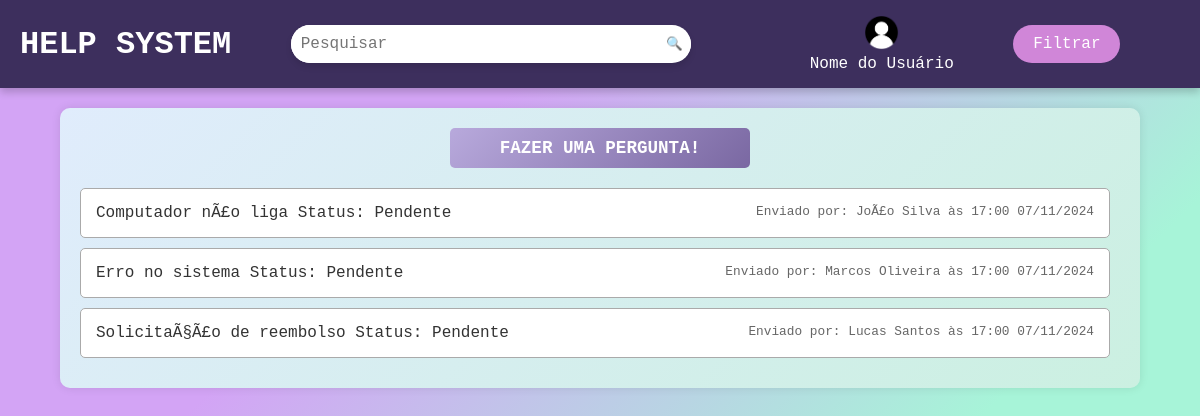
The app's page /, older data.
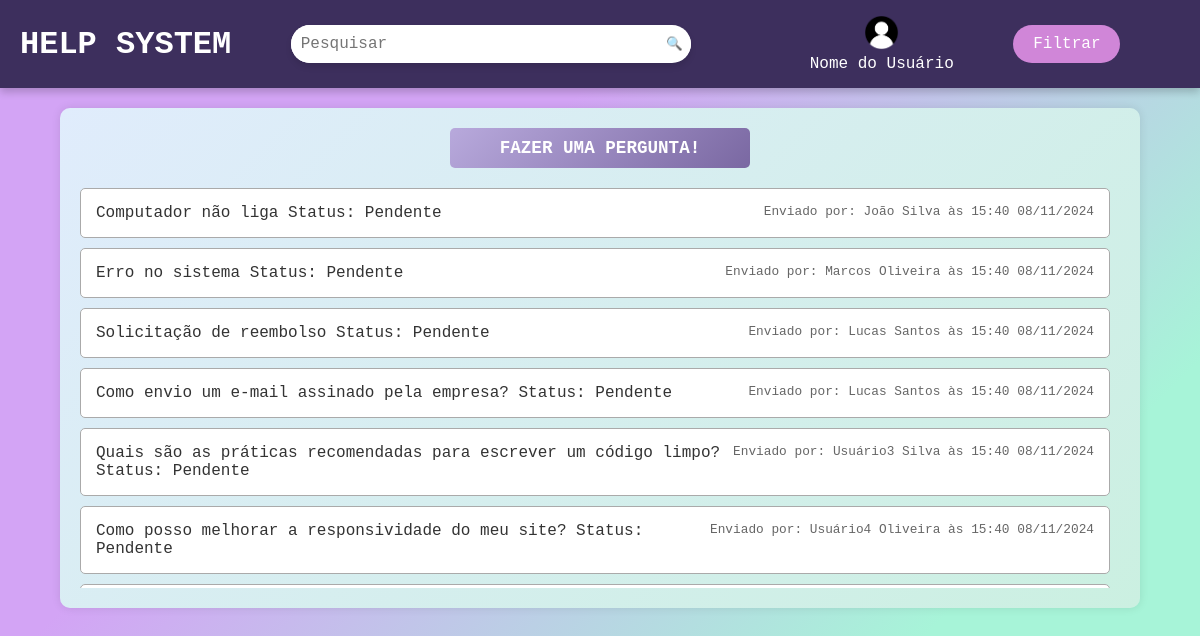
The same page, newer data.
### app/models.py (models this page shows, shortened)
class Solicitacao(db.Model):
    __tablename__ = 'solicitacoes'
    id_solicitacao = db.Column(db.Integer, primary_key=True, autoincrement=True)  # Auto-increment
    id_usuario = db.Column(db.Integer, db.ForeignKey('usuarios.id_usuario'), nullable=False)
    id_categoria = db.Column(db.Integer, db.ForeignKey('categorias.id_categoria'), nullable=False)
    titulo = db.Column(db.String(80), unique=True, nullable=False)
    descricao = db.Column(db.String(240))
    status = db.Column(db.Integer, default=0)  # Default value for status
    data_criacao = db.Column(db.DateTime, default=db.func.now())  # Default value for creation timestamp
    data_resolucao = db.Column(db.DateTime)
    usuario = db.relationship('Usuario', backref=db.backref('solicitacoes', lazy=True))
    categoria = db.relationship('Categoria', backref=db.backref('solicitacoes', lazy=True))

class Usuario(db.Model):
    __tablename__ = 'usuarios'  # Explicitly set the table name
    id_usuario = db.Column(db.Integer, primary_key=True, autoincrement=True)  # Auto-increment
    nome = db.Column(db.String(80), unique=True, nullable=False)
    sobrenome = db.Column(db.String(80), unique=True, nullable=False)
    email = db.Column(db.String(120), unique=True, nullable=False)
    senha = db.Column(db.String(128), nullable=False)
    id_departamento = db.Column(db.Integer, db.ForeignKey('departamentos.id_departamento'), nullable=False)
    departamento = db.relationship('Departamento', backref=db.backref('usuarios', lazy=True))

### app/routes.py (the view)
@main.route('/', methods=['GET', 'POST'])
def index():
    categorias = db.session.query(Categoria).all()
    usuarios = db.session.query(Usuario).all()
    filtro_categoria = None
    filtro_status = None
    filtro_colaborador = None
    pesquisa = None
    query = Solicitacao.query
    filtro_categoria = request.form.get('categoria', None)
    filtro_status = request.form.get('status', None)
    filtro_colaborador = request.form.get('colaborador', None)
    pesquisa = request.form.get('pesquisa', None)
    if filtro_categoria:
        categoria = Categoria.query.filter_by(nome=filtro_categoria).first()
        if categoria:
            query = query.filter(Solicitacao.id_categoria == categoria.id_categoria)
    if filtro_status:
        status = 1 if filtro_status == '1' else 0
        query = query.filter(Solicitacao.status == status)
    if filtro_colaborador:
        colaboradores = Usuario.query.filter(
            (Usuario.nome + ' ' + Usuario.sobrenome).like(f'%{filtro_colaborador}%')
        ).all()
        if colaboradores:
            query = query.filter(Solicitacao.id_usuario.in_([colaborador.id_usuario for colaborador in colaboradores]))
    if pesquisa:
        query = query.filter(or_(
            Solicitacao.descricao.like(f'%{pesquisa}%'),
            Solicitacao.titulo.like(f'%{pesquisa}%')
        ))
    print("Query:",query)
    solicitacoes = query.all()
    print(f"Solicitacoes requisitadas: {len(solicitacoes)}")
    return render_template(
        'index.html',
        categorias=categorias,
        usuarios=usuarios,
        solicitacoes=solicitacoes,
        filtro_categoria=filtro_categoria,
        filtro_status=filtro_status,
        filtro_colaborador=filtro_colaborador,
        pesquisa=pesquisa
    )

### templates/index.html (shortened to what this page needs)
<!DOCTYPE html>
<html lang="pt-br">
  <head>
    <link rel="stylesheet" href="/static/css/index.css" />
  </head>
  <body>
    <header class="navbar">
      <div class="logo">
        <h1>HELP SYSTEM</h1>
      </div>
      <div class="search-container">
        <input type="text" placeholder="Pesquisar" id="pesquisa", name="pesquisa" />
        <button type="submit" id="update-query-button" class="search-button">🔍</button>
      </div>
      <div class="user-info" id="user-dropdown-toggle">
        <img
          src="{{ url_for('static', filename='img/user-profile-pic.png') }}"
          alt="Foto do Usuário"
          class="user-photo"
        />
        <span class="user-name" >Nome do Usuário</span>
      </div>
      <span class="filter-button" id="filters-dropdown-toggle">Filtrar</span>
    </header>
    <div class="container">
      <a href="{{ url_for('main.pergunta') }}"" class="ask-button">FAZER UMA PERGUNTA!</a>
    {% if solicitacoes %}
    <div class="questions-list">
        {% for solicitacao in solicitacoes %}
            <div class="question-box">
                <a href="{{ url_for('main.resposta') }}" class="question-link">{{ solicitacao.titulo }}</a>
                <span class="info">
                    Enviado por: {{ solicitacao.usuario.nome }} {{ solicitacao.usuario.sobrenome }}
                    às {{ solicitacao.data_criacao.strftime('%H:%M %d/%m/%Y') }}
                </span>
                <span class="status
                    {% if solicitacao.status == 0 %}
                        Pendente
                    {% else %}
                        Resolvido
                    {% endif %}
                ">
                    Status:
                    {% if solicitacao.status == 0 %}
                        Pendente
                    {% else %}
                        Resolvido
                    {% endif %}
                </span>
            </div>
        {% endfor %}
    </div>
      {% else %}
          <p>Nenhuma solicitação encontrada.</p>
      {% endif %}
      </div>
  </body>
</html>

### static/css/index.css (style rules this page uses)
* { margin: 0; padding: 0; box-sizing: border-box; font-family: 'Lucida Console', Monaco, monospace; }
html, body { min-height: 100%; }
body { display: flex; flex-direction: column; align-items: center; background: linear-gradient(135deg, #d3a4f5 30%, #a7f4d8 70%); color: #333; }
.navbar { display: flex; justify-content: space-between; align-items: center; width: 100%; max-height: 20em; padding: 15px 20px; background: #3d2f5d; color: white; box-shadow: 0 4px 8px rgba(0, 0, 0, 0.2); flex-wrap: wrap; }
.logo h1 { font-size: 2em; color: white; margin-bottom: auto; }
.search-container { display: flex; align-items: center; background: #ffffff; border-radius: 25px; box-shadow: 0 4px 6px rgba(0, 0, 0, 0.1); width: 100%; max-width: 400px; margin-right: 25px; margin: 0 auto; transition: box-shadow 0.3s; }
.search-container input[type="text"] { padding: 10px 10px; border: none; outline: none; font-size: 1em; color: #333; width: 100%; border-radius: 25px 0 0 25px; }
.search-button { background-color: #ffffff; padding: 8px; border: none; cursor: pointer; transition: transform 0.2s; display: flex; align-items: center; justify-content: center; border-radius: 0 25px 25px 0; }
.filter-button { background-color: #d086d8; color: #ffffff; padding: 10px 20px; border: none; border-radius: 25px; cursor: pointer; font-size: 1em; transition: background 0.3s, transform 0.2s; display: flex; margin-left: auto; margin-right: auto; }
.user-info { display: flex; flex-direction: column; align-items: center; text-align: center; margin-left: auto; color: #ffffff; cursor: pointer; }
.user-photo { width: 35px; height: 35px; border-radius: 50%; margin-bottom: 5px; }
.container { width: 95%; max-width: 90%; background: linear-gradient(135deg, #e0ecfc, #cbf0e1); border-radius: 10px; padding: 20px; margin: 20px auto; box-shadow: 0 0 10px rgba(0, 0, 0, 0.1); }
.ask-button { display: block; width: 100%; max-width: 300px; margin: 0 auto 20px; padding: 10px; background: linear-gradient(135deg, #b8a9dc, #7a68a2); color: #fff; font-size: 1.1em; font-weight: bold; border: none; border-radius: 5px; cursor: pointer; text-align: center; text-decoration: none; transition: background 0.3s; }
.questions-list { max-height: 400px; overflow-y: auto; padding-right: 10px; }
.question-box { background: #fff; border: 1px solid #aaa; border-radius: 5px; padding: 15px; margin-bottom: 10px; }
.question-link { font-size: 1em; text-decoration: none; color: #333; }
.info { font-size: 0.8em; color: #666; float: right; }

Row changes from the older to the newer data that the page shows:
changed Solicitacao: titulo "Computador nÃ£o liga" → "Computador não liga"; usuario.nome "JoÃ£o" → "João"; data_criacao "17:00 07/11/2024" → "15:40 08/11/2024"
changed Solicitacao "Erro no sistema": data_criacao "17:00 07/11/2024" → "15:40 08/11/2024"
changed Solicitacao: titulo "SolicitaÃ§Ã£o de reembolso" → "Solicitação de reembolso"; data_criacao "17:00 07/11/2024" → "15:40 08/11/2024"
added Solicitacao: titulo "Como envio um e-mail assinado pela empresa?", usuario.nome "Lucas", usuario.sobrenome "Santos", data_criacao "15:40 08/11/2024", status "Pendente"
added Solicitacao: titulo "Quais são as práticas recomendadas para escrever um código limpo?", usuario.nome "Usuário3", usuario.sobrenome "Silva", data_criacao "15:40 08/11/2024", status "Pendente"
added Solicitacao: titulo "Como posso melhorar a responsividade do meu site?", usuario.nome "Usuário4", usuario.sobrenome "Oliveira", data_criacao "15:40 08/11/2024", status "Pendente"
